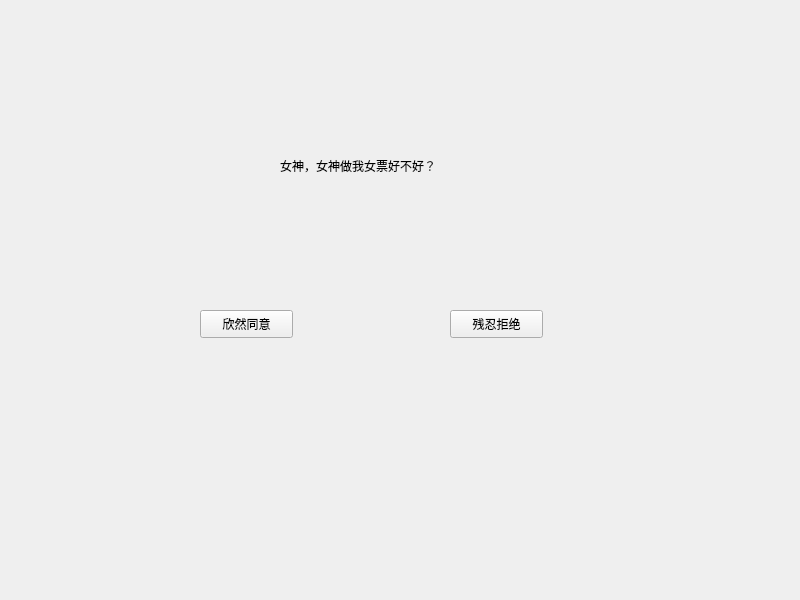
<?xml version="1.0" encoding="UTF-8"?>
<ui version="4.0">
 <class>Widget</class>
 <widget class="QWidget" name="Widget">
  <property name="geometry">
   <rect>
    <x>0</x>
    <y>0</y>
    <width>800</width>
    <height>600</height>
   </rect>
  </property>
  <property name="windowTitle">
   <string>Widget</string>
  </property>
  <widget class="QLabel" name="label">
   <property name="geometry">
    <rect>
     <x>280</x>
     <y>150</y>
     <width>261</width>
     <height>31</height>
    </rect>
   </property>
   <property name="text">
    <string>女神，女神做我女票好不好？</string>
   </property>
  </widget>
  <widget class="QPushButton" name="pushButton_agree">
   <property name="geometry">
    <rect>
     <x>200</x>
     <y>310</y>
     <width>93</width>
     <height>28</height>
    </rect>
   </property>
   <property name="text">
    <string>欣然同意</string>
   </property>
  </widget>
  <widget class="QPushButton" name="pushButton_reject">
   <property name="geometry">
    <rect>
     <x>450</x>
     <y>310</y>
     <width>93</width>
     <height>28</height>
    </rect>
   </property>
   <property name="text">
    <string>残忍拒绝</string>
   </property>
  </widget>
 </widget>
 <resources/>
 <connections/>
</ui>
